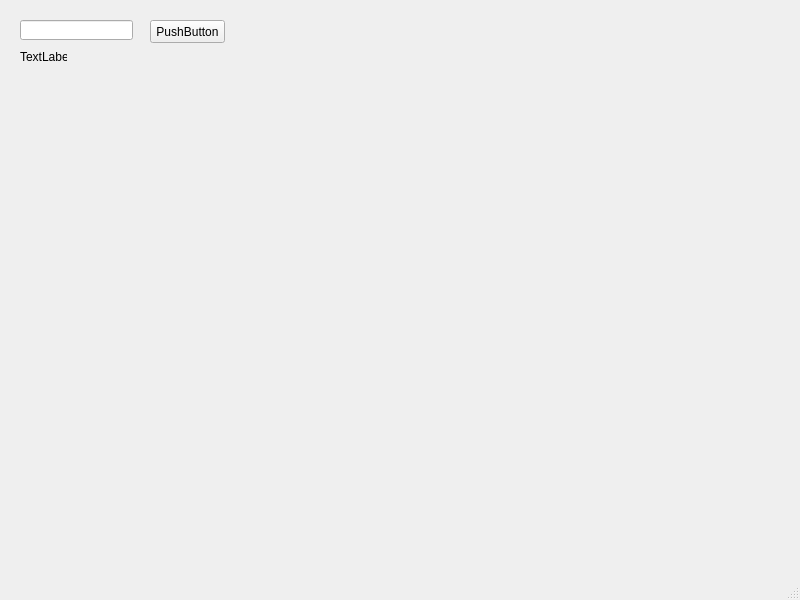
<?xml version="1.0" encoding="UTF-8"?>
<ui version="4.0">
 <class>MainWindow</class>
 <widget class="QMainWindow" name="MainWindow">
  <property name="geometry">
   <rect>
    <x>0</x>
    <y>0</y>
    <width>800</width>
    <height>600</height>
   </rect>
  </property>
  <property name="windowTitle">
   <string>MainWindow</string>
  </property>
  <widget class="QWidget" name="centralwidget">
   <widget class="QLineEdit" name="lineEdit">
    <property name="geometry">
     <rect>
      <x>20</x>
      <y>20</y>
      <width>113</width>
      <height>20</height>
     </rect>
    </property>
   </widget>
   <widget class="QLabel" name="label">
    <property name="geometry">
     <rect>
      <x>20</x>
      <y>50</y>
      <width>47</width>
      <height>13</height>
     </rect>
    </property>
    <property name="text">
     <string>TextLabel</string>
    </property>
   </widget>
   <widget class="QPushButton" name="pushButton">
    <property name="geometry">
     <rect>
      <x>150</x>
      <y>20</y>
      <width>75</width>
      <height>23</height>
     </rect>
    </property>
    <property name="text">
     <string>PushButton</string>
    </property>
   </widget>
  </widget>
  <widget class="QMenuBar" name="menubar">
   <property name="geometry">
    <rect>
     <x>0</x>
     <y>0</y>
     <width>800</width>
     <height>21</height>
    </rect>
   </property>
  </widget>
  <widget class="QStatusBar" name="statusbar"/>
 </widget>
 <resources/>
 <connections/>
</ui>
